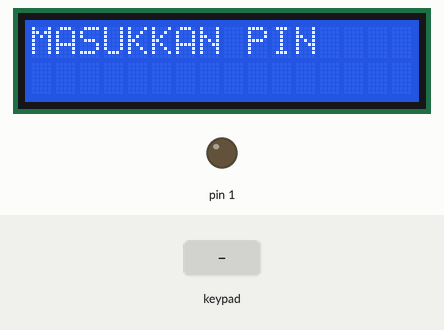
Bench run of a sketch on a simulated Arduino Uno, built with avr-gcc and run on an emulated ATmega328P. Shown: 16×2 character LCD, output pins drawn as LEDs (lit = HIGH). Inputs (shaded band) come from the test bench.

Above: at 0.8 s.
0.9 s: keypad keys 1 2 3 4 # pressed 0.4 s apart
At 3.3 s:
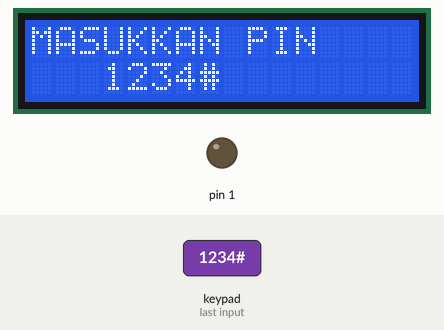
4.4 s: key '*' pressed
At 5.6 s:
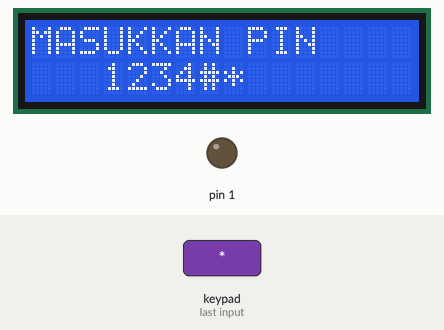
5.9 s: key '#' pressed
At 7.1 s:
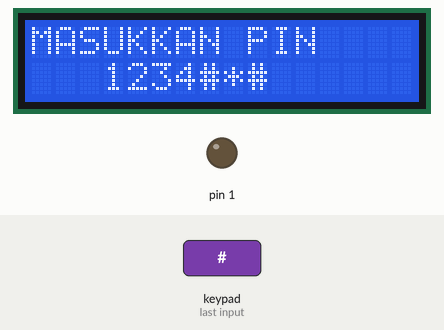
7.4 s: keypad keys 1 2 3 4 * pressed 0.4 s apart
At 9.5 s:
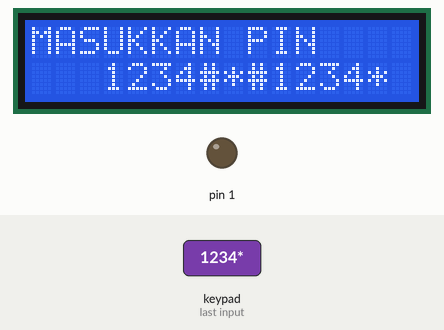
10.9 s: key '*' pressed
At 12.0 s:
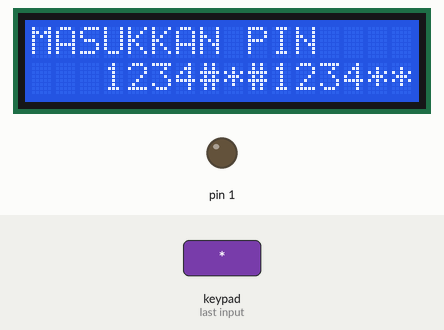
Timing chart, 0 to 13.4 s (numbered marks = the images above; inputs shaded):
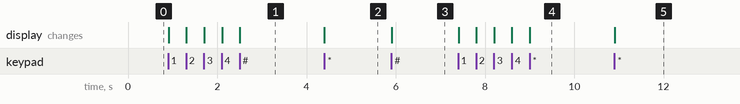

Measured:
- after the input at 0.9 s, the display: first changes at once (image 1 shows a later state)
- after the input at 4.4 s, the display: changes at once (image 2)
- after the input at 5.9 s, the display: changes at once (image 3)
- after the input at 7.4 s, the display: first changes at once (image 4 shows a later state)
- after the input at 10.9 s, the display: changes at once (image 5)

The sketch:

keypadPass.ino
```cpp
#include <Password.h>
#include <Keypad.h>
#include <LiquidCrystal_I2C.h>
LiquidCrystal_I2C lcd(0x25, 16, 2);
#include <EEPROM.h>
Password password = Password("1234");
const byte ROWS = 4;  //four rows
const byte COLS = 3;  //four columns
//define the cymbols on the buttons of the keypads
char hexaKeys[ROWS][COLS] = {
  { '1', '2', '3' },
  { '4', '5', '6' },
  { '7', '8', '9' },
  { '*', '0', '#' }
};
byte rowPins[ROWS] = { 2, 3, 4, 5 };  //connect to the row pinouts of the keypad
byte colPins[COLS] = { 6, 7, 8 };     //connect to the column pinouts of the keypad

//initialize an instance of class NewKeypad
Keypad customKeypad = Keypad(makeKeymap(hexaKeys), rowPins, colPins, ROWS, COLS);

bool pb, last_pb;
bool ledStatus = 0;
int data = 0;
byte pos = 3;

int main() {
  init();
  lcd.init();
  lcd.backlight();
  DDRD &= ~(1 << PD2);
  PORTD |= (1 << PD2);
  DDRD |= (1 << PD1);

  data = EEPROM.read(0);
  customKeypad.addEventListener(keypadEvent);  ///< add an event listener for this keypad

  while (1) {
    customKeypad.getKey();

    lcd.setCursor(0, 0);
    lcd.print("MASUKKAN PIN");

    pb = !(PIND & (1 << PD2));

    if (pb && !last_pb) {
      lcd.clear();
      lcd.setCursor(0, 0);
      lcd.print("Simpan Data: ");
      lcd.print(data);
      EEPROM.update(0, data);
      _delay_ms(500);
      lcd.clear();
    }
    last_pb = pb;


    // PORTD = ledStatus ? PORTD | (1<<PD1): PORTD & ~(1<<PD1);
  }
  return 0;
}

void keypadEvent(KeypadEvent eKey) {
  switch (customKeypad.getState()) {
    case PRESSED:
      lcd.setCursor(pos++, 1);
      lcd.print(eKey);
      switch (eKey) {
        case '*': checkPassword(); break;
        case '#': password.reset(); break;
        default: password.append(eKey);
      }
  }
}

void checkPassword() {
  if (password.evaluate()) {
    Serial.println("Success");
    //Add code to run if it works
  } else {
    Serial.println("Wrong");
    //add code to run if it did not work
  }
}
```
